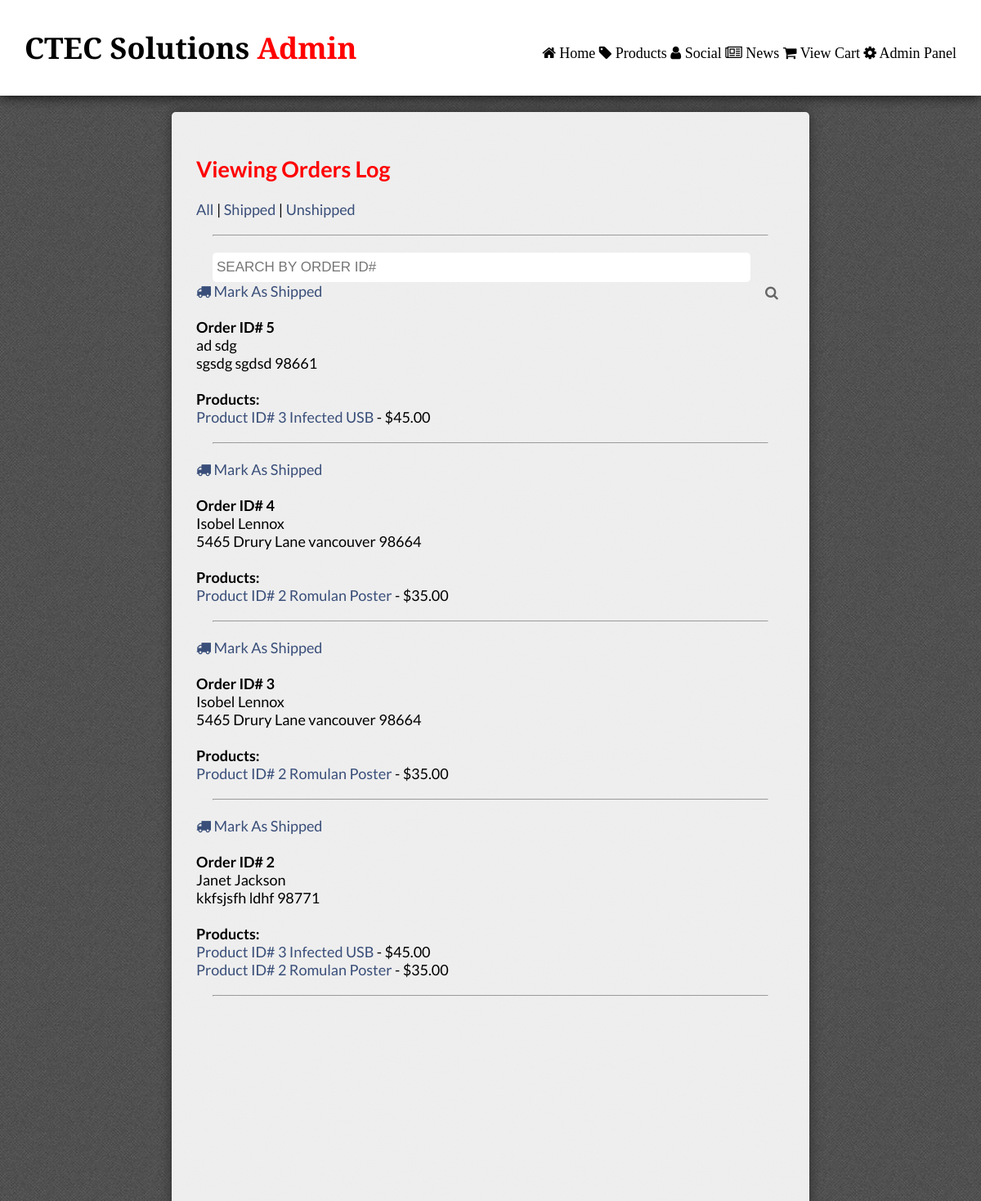
Page /order_log.php?admin=1&sort=0 (upper part) on the earlier database version.
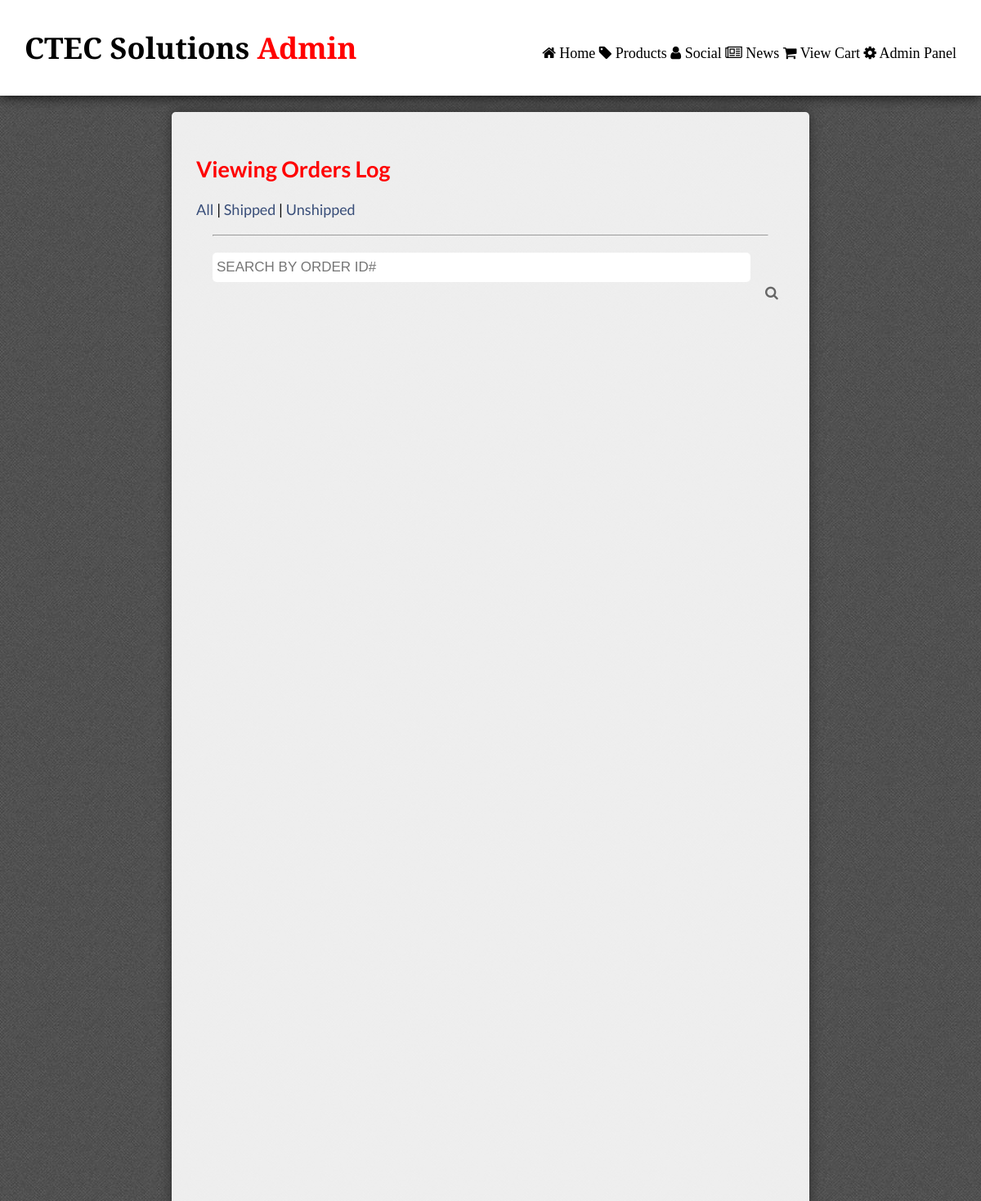
Same page on the later database version.
### tables this page shows
CREATE TABLE IF NOT EXISTS `orders` (
  `id` int(11) NOT NULL,
  `first_name` varchar(60) NOT NULL,
  `last_name` varchar(60) NOT NULL,
  `address` varchar(250) NOT NULL,
  `city` varchar(60) NOT NULL,
  `state` varchar(2) NOT NULL,
  `zip` varchar(11) NOT NULL,
  `shipped` int(1) NOT NULL
);

CREATE TABLE IF NOT EXISTS `products` (
  `id` int(11) NOT NULL,
  `name` varchar(100) NOT NULL,
  `description` varchar(500) NOT NULL,
  `filepath` varchar(60) NOT NULL,
  `price` varchar(11) NOT NULL
);

### order_log.php (the view, shortened to what this page needs)
<?php include("inc/header.php"); ?>
<div id="page">
<?php
if($admin==1){
    echo "<h2><span id=\"admin\">Viewing Orders Log</span></h2>";
    echo "<a href=order_log.php?admin=1>All</a> | <a href=order_log.php?admin=1&sort=1>Shipped</a> | <a href=order_log.php?admin=1&sort=0>Unshipped</a><hr/> ";
}
?>
          <form id="searchbar" action="search.php?orders&admin=<?php echo $admin; ?>" method="post">
        <input type="text" name="query" value="" placeholder="SEARCH BY ORDER ID#" />
      <input type="submit" name="submit" value="&#xf002;" />
        </form>
   <?php
 if($admin==1){
    if(isset($_GET['sort'])){
        $shipped=$_GET['sort'];
    $q = "SELECT * FROM orders WHERE shipped={$shipped} ORDER BY id DESC";
    }else{
$q = "SELECT * FROM orders ORDER BY id DESC";
    }
$r = @mysqli_query ($connection, $q);
if($r){
    foreach($r as $order){
    $order_id=$order['id'];
        if(!$order['shipped']){
    echo "<a href=\"edit.php?shipped=".$order['id']."\"><i class=\"fa fa-truck\"></i> Mark As Shipped</a> <br/><br/>";}else{
        echo "<h3 style=\"color:red\"><i class=\"fa fa-truck\"></i> SHIPPED</h3>";
        }
    echo "<strong>Order ID# ".$order_id."</strong><br/>";
    echo $order['first_name']." ".$order['last_name']."<br/>";
    echo $order['address']." ".$order['city']." ".$order['zip']."<br/><br/>";
        $products_q = "SELECT * FROM orders_products WHERE order_id={$order_id}";
        $result = @mysqli_query ($connection, $products_q);
        if($result){
            echo "<strong>Products: </strong><br/>";
            foreach($result as $product){
                $product_id=$product['product_id'];
        $orders_q = "SELECT * FROM products WHERE id={$product_id} ORDER BY id DESC";
        $order_result = @mysqli_query ($connection, $orders_q);
                if($order_result){
                    foreach($order_result as $info){
                    echo "<a href=\"view_product.php?product_id=".$info['id']."\">Product ID# ".$info['id']." ".$info['name']."</a>  - ".$info['price']."<br/>";
                    }
                }else{ echo "No Products"; }
            }
             echo "<hr/>";
        }else{
        echo "No Products!";
        }
}
    }else{
         echo "You Have No Orders";
}
    }
 ?>
</div>
<?php include("inc/footer.php"); ?>

Differences in the rows shown:
no longer on this page (row edited): orders: id "5", first_name "ad", last_name "sdg", address "sgsdg", city "sgdsd", zip "98661"
removed products: id "3", name "Infected USB", price "$45.00"
no longer on this page (row edited): orders: id "4", first_name "Isobel", last_name "Lennox", address "5465 Drury Lane", city "vancouver", zip "98664"
removed products: id "2", name "Romulan Poster", price "$35.00"
no longer on this page (row edited): orders: id "3", first_name "Isobel", last_name "Lennox", address "5465 Drury Lane", city "vancouver", zip "98664"
no longer on this page (row edited): orders: id "2", first_name "Janet", last_name "Jackson", address "kkfsjsfh", city "ldhf", zip "98771"
